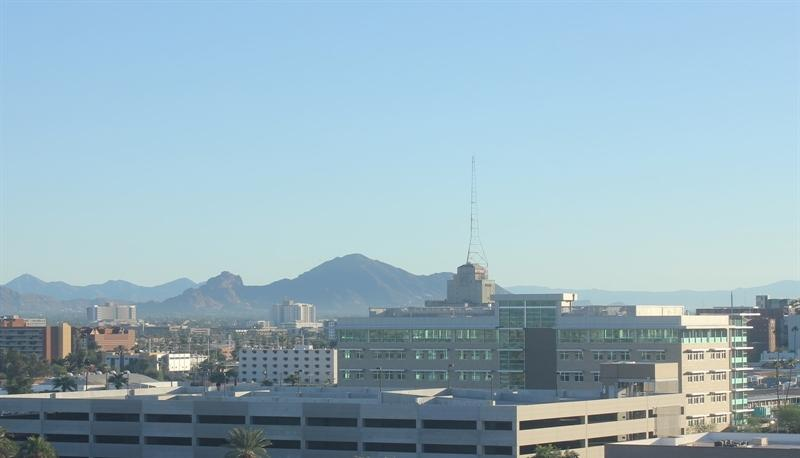
#> input picture dataset_images/20151101_145049.jpg, 800 x 458 px
$ jupyter execute histogram_images.ipynb
#> lines starting #> are read from the running program, lines starting #| are printed output that depends on the picture
[cell 1]
import cv2
import matplotlib.pyplot as plt
import numpy as np

path = "../dataset_images/20151101_145049.jpg"
image  = cv2.imread(path)
#> image is the input picture: shape (458, 800, 3); mean B, G, R 191, 178, 150.7
image = cv2.cvtColor(image , cv2.COLOR_BGR2RGB)
plt.imshow(image)

[cell 2]
plt.hist(image.ravel() , 256 , [0,256]);
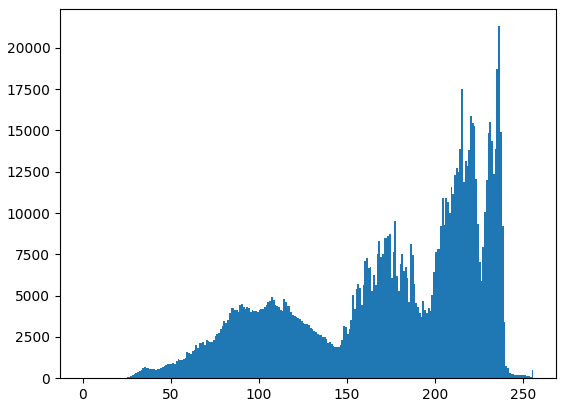
#> figure drawn by matplotlib, 1 panel; tallest bar 21314 high, from x = 236 to 237


$ run again, with dataset_images/20151101_145511.jpg copied over dataset_images/20151101_145049.jpg
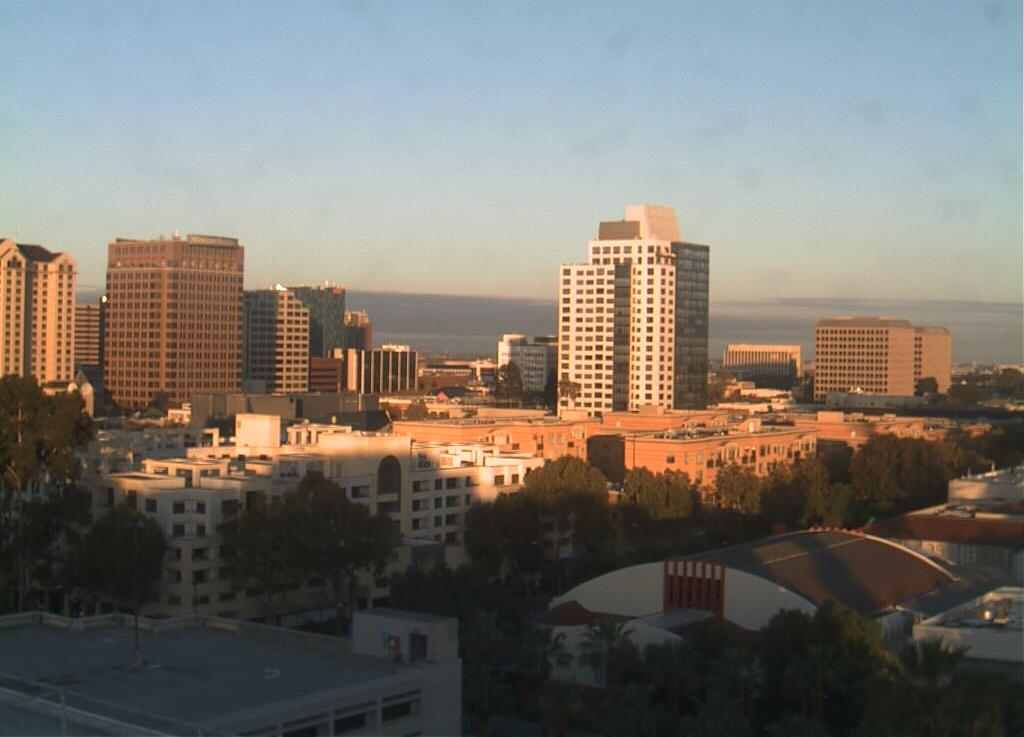
#> input picture dataset_images/20151101_145511.jpg, 1024 x 737 px
#> image is the input picture: shape (737, 1024, 3); mean B, G, R 109.5, 116.4, 120.9
#> `[cell 2] plt.hist(image.ravel() , 256 , [0,256]);`:
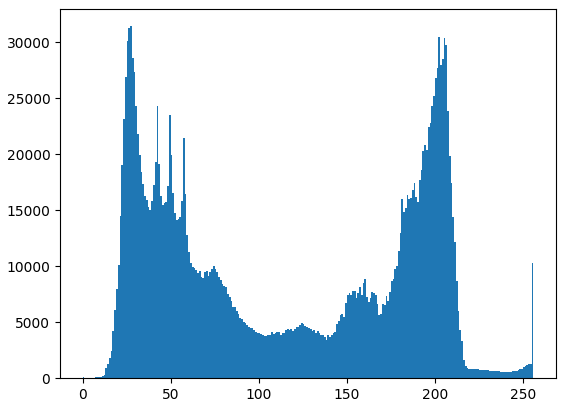
#> figure drawn by matplotlib, 1 panel; tallest bar 31436 high, from x = 27 to 28
